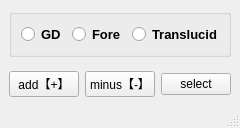
<?xml version="1.0" encoding="UTF-8"?>
<ui version="4.0">
 <class>addSignAttr_Win</class>
 <widget class="QMainWindow" name="addSignAttr_Win">
  <property name="geometry">
   <rect>
    <x>0</x>
    <y>0</y>
    <width>240</width>
    <height>128</height>
   </rect>
  </property>
  <property name="minimumSize">
   <size>
    <width>240</width>
    <height>128</height>
   </size>
  </property>
  <property name="maximumSize">
   <size>
    <width>240</width>
    <height>128</height>
   </size>
  </property>
  <property name="windowTitle">
   <string>DO_ADD_signAttr</string>
  </property>
  <widget class="QWidget" name="centralwidget">
   <layout class="QVBoxLayout" name="verticalLayout_3">
    <property name="spacing">
     <number>0</number>
    </property>
    <property name="margin">
     <number>0</number>
    </property>
    <item>
     <widget class="QWidget" name="Trans" native="true">
      <layout class="QVBoxLayout" name="verticalLayout_2">
       <item>
        <widget class="QGroupBox" name="checkGrp">
         <property name="title">
          <string/>
         </property>
         <layout class="QVBoxLayout" name="verticalLayout">
          <item>
           <layout class="QHBoxLayout" name="horizontalLayout">
            <item>
             <widget class="QRadioButton" name="gd_rb">
              <property name="font">
               <font>
                <pointsize>10</pointsize>
                <weight>75</weight>
                <bold>true</bold>
               </font>
              </property>
              <property name="text">
               <string>GD</string>
              </property>
             </widget>
            </item>
            <item>
             <widget class="QRadioButton" name="fa_rb">
              <property name="font">
               <font>
                <pointsize>10</pointsize>
                <weight>75</weight>
                <bold>true</bold>
               </font>
              </property>
              <property name="text">
               <string>Fore</string>
              </property>
             </widget>
            </item>
            <item>
             <widget class="QRadioButton" name="tr_rb">
              <property name="font">
               <font>
                <pointsize>10</pointsize>
                <weight>75</weight>
                <bold>true</bold>
               </font>
              </property>
              <property name="text">
               <string>Translucid</string>
              </property>
             </widget>
            </item>
           </layout>
          </item>
         </layout>
        </widget>
       </item>
       <item>
        <spacer name="verticalSpacer">
         <property name="orientation">
          <enum>Qt::Vertical</enum>
         </property>
         <property name="sizeHint" stdset="0">
          <size>
           <width>236</width>
           <height>13</height>
          </size>
         </property>
        </spacer>
       </item>
       <item>
        <layout class="QHBoxLayout" name="horizontalLayout_3">
         <item>
          <widget class="QPushButton" name="add_bt">
           <property name="text">
            <string>add【+】</string>
           </property>
           <property name="+command" stdset="0">
            <string>&quot;ins_dpk.execute_add_bt_cmd(u\'add\') &quot;</string>
           </property>
          </widget>
         </item>
         <item>
          <widget class="QPushButton" name="minus_bt">
           <property name="text">
            <string>minus【-】</string>
           </property>
           <property name="+command" stdset="0">
            <string>&quot;ins_dpk.execute_add_bt_cmd(u\'minus\') &quot;</string>
           </property>
          </widget>
         </item>
         <item>
          <widget class="QPushButton" name="sel_bt">
           <property name="text">
            <string>select</string>
           </property>
           <property name="+command" stdset="0">
            <string>&quot;ins_dpk.execute_add_bt_cmd(u\'select\') &quot;</string>
           </property>
          </widget>
         </item>
        </layout>
       </item>
      </layout>
     </widget>
    </item>
   </layout>
  </widget>
  <widget class="QMenuBar" name="menubar">
   <property name="geometry">
    <rect>
     <x>0</x>
     <y>0</y>
     <width>240</width>
     <height>18</height>
    </rect>
   </property>
  </widget>
  <widget class="QStatusBar" name="statusbar"/>
 </widget>
 <resources/>
 <connections/>
</ui>
